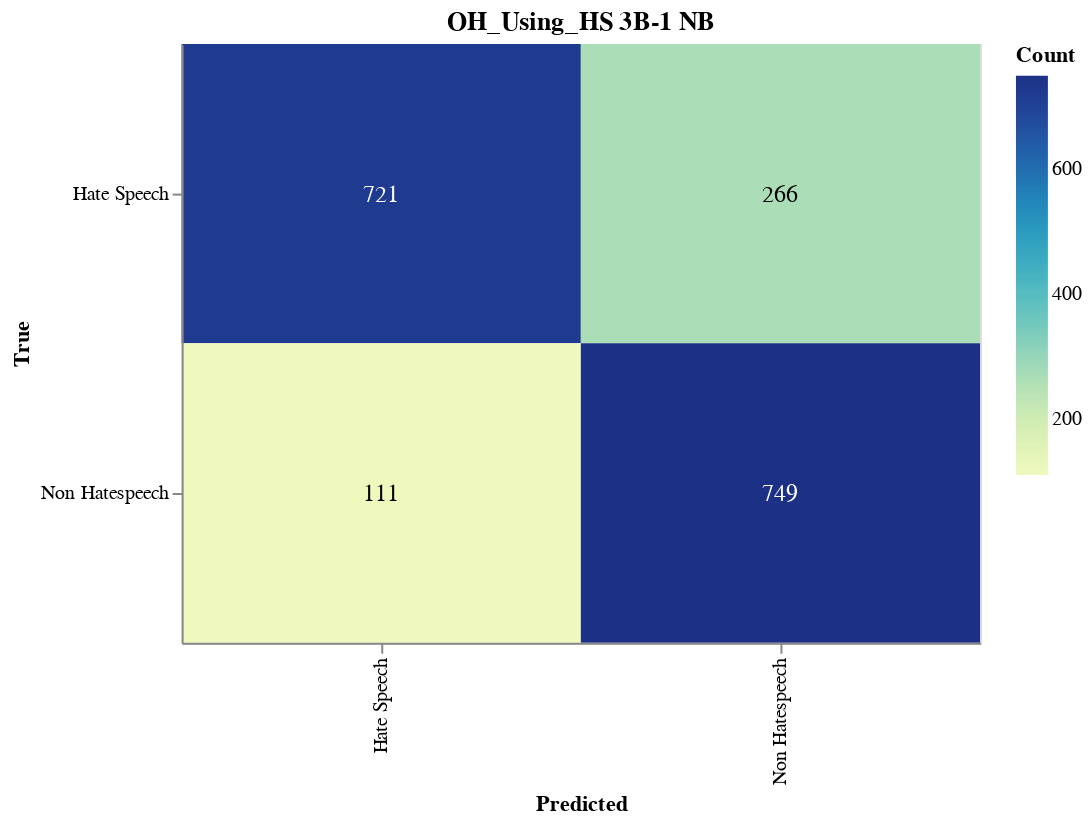

Notebook cell for this chart:
### Markdown cell above
#### Save Confusion Matrix

### Code cell
import altair as alt
import pandas as pd
from sklearn.metrics import confusion_matrix

# Calculate the confusion matrix
cm = confusion_matrix(true_labels, adjusted_predictions)

# Define class names
class_names = ['Non Hatespeech', 'Hate Speech']

# Convert confusion matrix to DataFrame
cm_df = pd.DataFrame(cm, index=class_names, columns=class_names).reset_index().melt(id_vars='index')
cm_df.columns = ['True', 'Predicted', 'Count']

# Ensure the order of categories
cm_df['True'] = pd.Categorical(cm_df['True'], categories=class_names, ordered=True)
cm_df['Predicted'] = pd.Categorical(cm_df['Predicted'], categories=class_names, ordered=True)

# Create the Altair plot
heatmap = alt.Chart(cm_df).mark_rect().encode(
    x=alt.X('Predicted:O', sort=class_names),
    y=alt.Y('True:O', sort=class_names),
    color='Count:Q',
    tooltip=['True', 'Predicted', 'Count']
).properties(
    width=400,
    height=300,
    title='OH_Using_HS 3B-1 NB'
)

# Add text labels
text = heatmap.mark_text(
    align='center',
    baseline='middle',
    fontSize=12
).encode(
    text='Count:Q',
    color=alt.condition(
        alt.datum.Count > cm.max() / 2,
        alt.value('white'),
        alt.value('black')
    )
)

# Combine heatmap and text
final_chart = heatmap + text

# Display the plot
final_chart.show()

### Figure 1 — Vega-Lite specification as saved in the notebook (floating-point values rounded to 4 significant figures)
{"config": {"view": {"continuousWidth": 300, "continuousHeight": 300}}, "layer": [{"mark": {"type": "rect"}, "encoding": {"color": {"field": "Count", "type": "quantitative"}, "tooltip": [{"field": "True", "type": "ordinal"}, {"field": "Predicted", "type": "ordinal"}, {"field": "Count", "type": "quantitative"}], "x": {"field": "Predicted", "sort": ["Hate Speech", "Non Hatespeech"], "type": "ordinal"}, "y": {"field": "True", "sort": ["Hate Speech", "Non Hatespeech"], "type": "ordinal"}}, "title": "OH_Using_HS 3B-1 NB"}, {"mark": {"type": "text", "align": "center", "baseline": "middle", "fontSize": 12}, "encoding": {"color": {"condition": {"test": "(datum.Count > 374.5)", "value": "white"}, "value": "black"}, "text": {"field": "Count", "type": "quantitative"}, "tooltip": [{"field": "True", "type": "ordinal"}, {"field": "Predicted", "type": "ordinal"}, {"field": "Count", "type": "quantitative"}], "x": {"field": "Predicted", "sort": ["Hate Speech", "Non Hatespeech"], "type": "ordinal"}, "y": {"field": "True", "sort": ["Hate Speech", "Non Hatespeech"], "type": "ordinal"}}, "title": "OH_Using_HS 3B-1 NB"}], "data": {"name": "data-627b55bc9986031c08b2f9b57e9b74d3"}, "height": 300, "width": 400, "$schema": "https://vega.github.io/schema/vega-lite/v5.17.0.json", "datasets": {"data-627b55bc9986031c08b2f9b57e9b74d3": [{"True": "Hate Speech", "Predicted": "Hate Speech", "Count": 721}, {"True": "Non Hatespeech", "Predicted": "Hate Speech", "Count": 111}, {"True": "Hate Speech", "Predicted": "Non Hatespeech", "Count": 266}, {"True": "Non Hatespeech", "Predicted": "Non Hatespeech", "Count": 749}]}}
